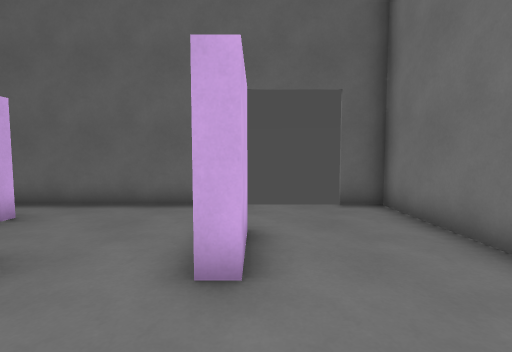
[1] (above)

24 first-person views from a walk through a Godot game level. The camera is 1.3 m above the floor, tilts 4° down and sees 85° across. The floor is counted in squares, 1 m on a side. Each view is taken from the middle of a square. On the plan, view 1 faces up. The plan holds only what a view shows up to about 13 squares ahead; the rest is blank. The place goes on beyond the plan.

[2]
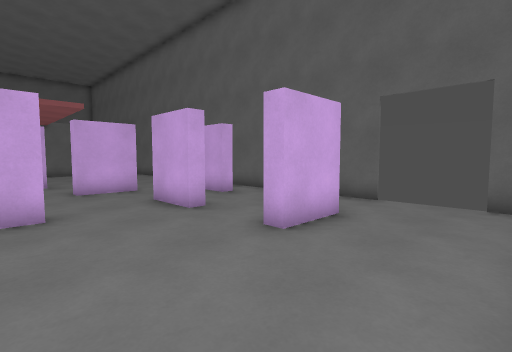

[3]
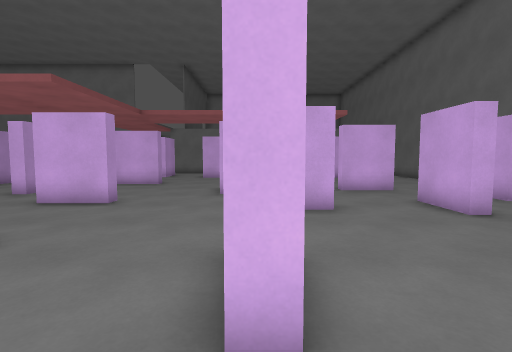

[4]
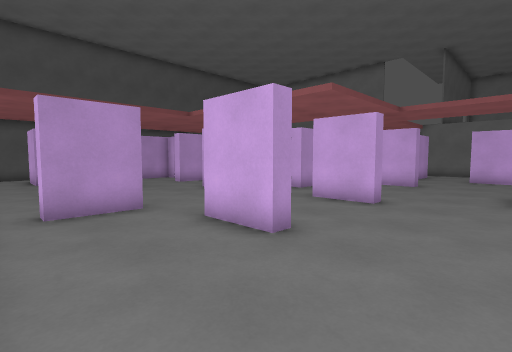

[5]
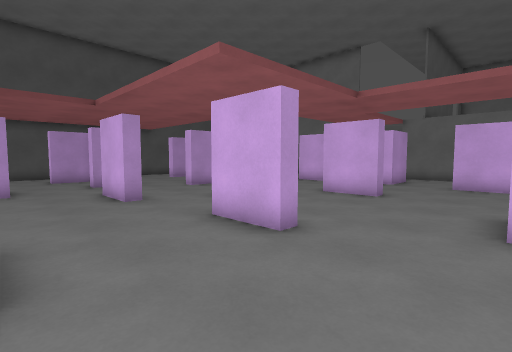

[6]
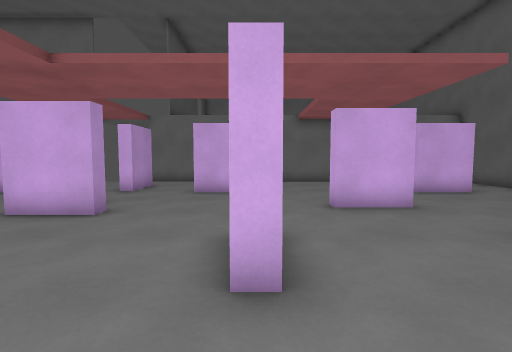

[7]
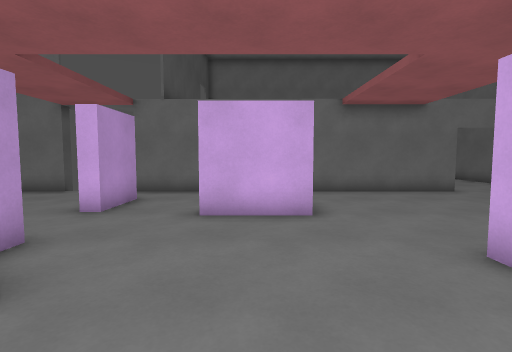

[8]
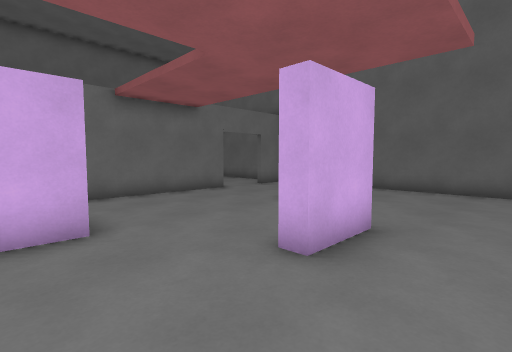

[9]
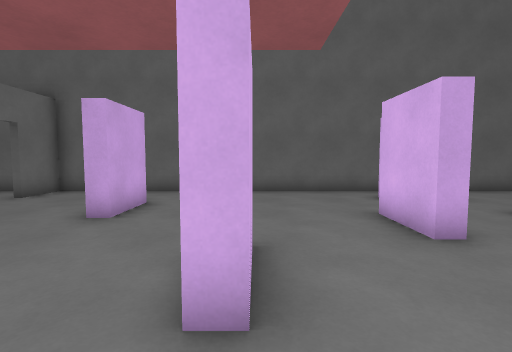

[10]
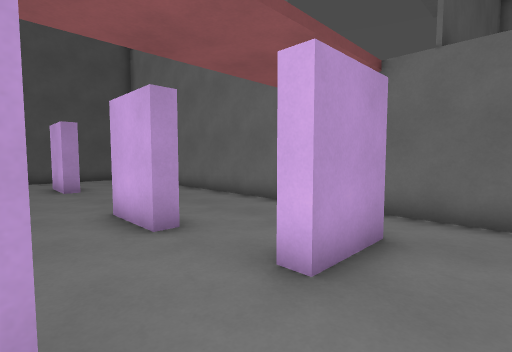

[11]
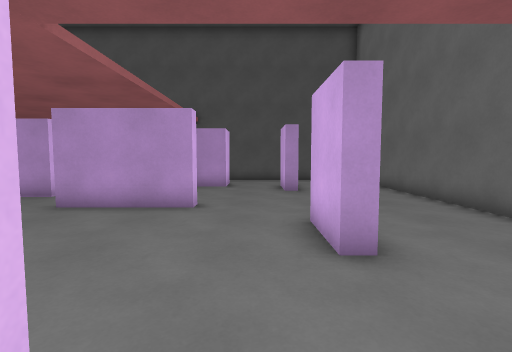

[12]
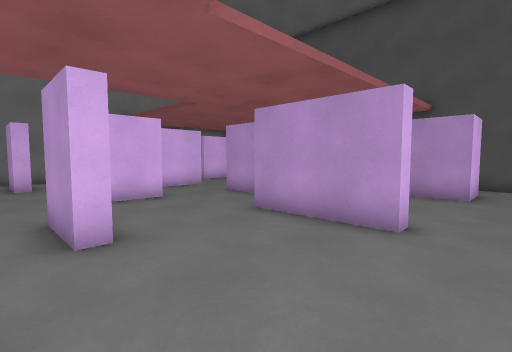

[13]
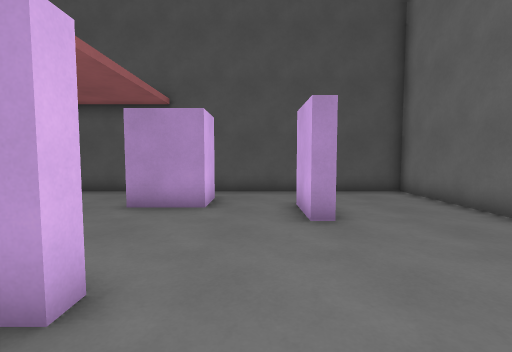

[14]
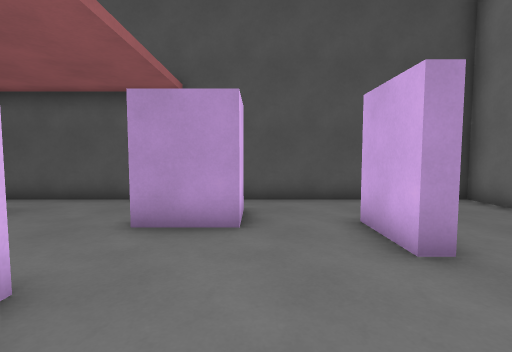

[15]
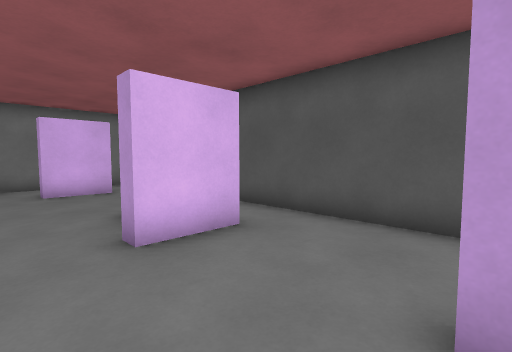

[16]
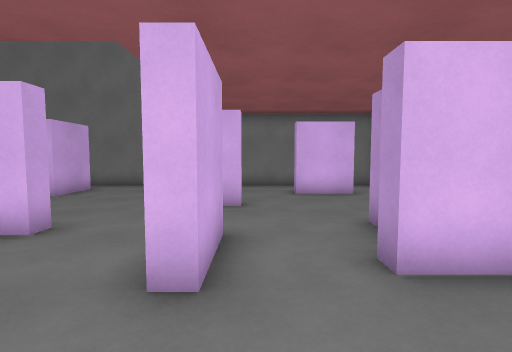

[17]
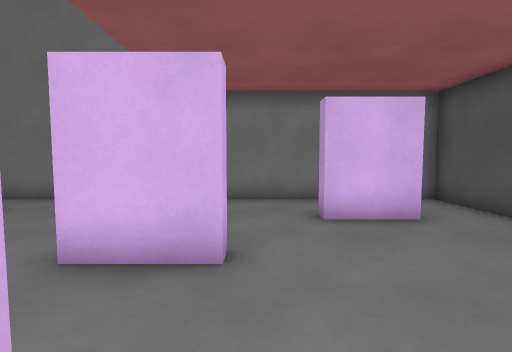

[18]
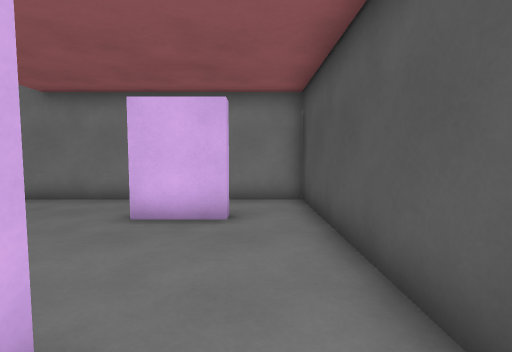

[19]
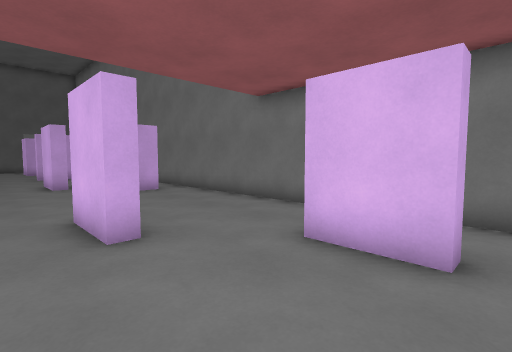

[20]
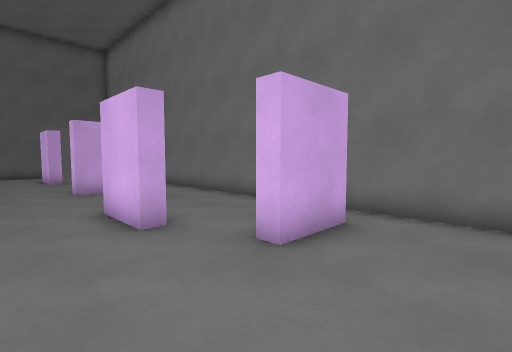

[21]
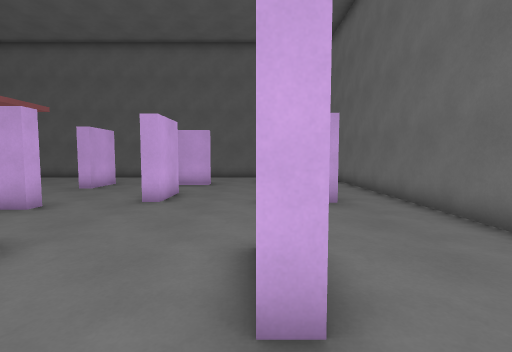

[22]
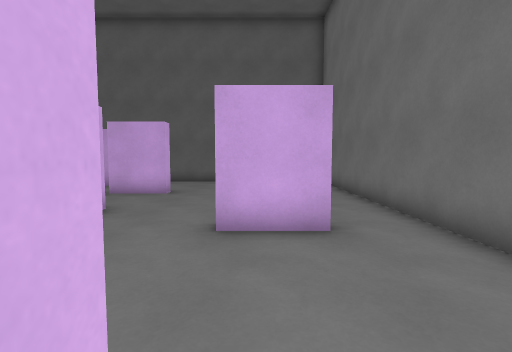

[23]
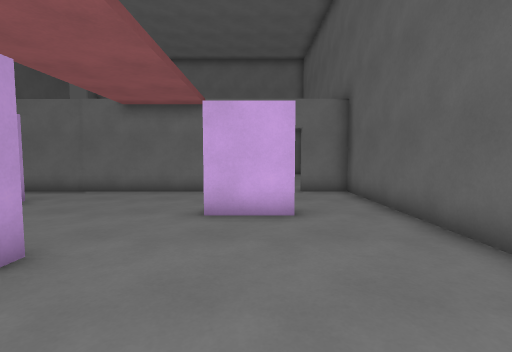

[24]
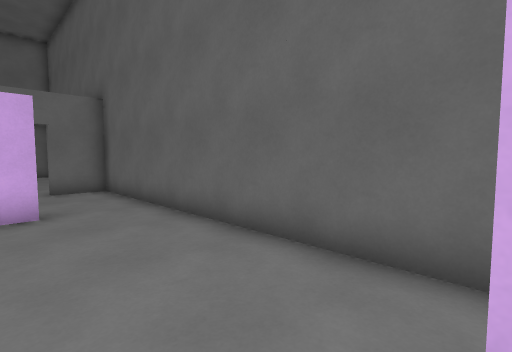

### Floor plan
Points are (right, up) in squares from view 1. A wall is a line through its corners. A room is listed if a view was taken in it or the views show most of it. See-through windows are left out.
Room 1 (views 1, 2, 3, 4, 5, 6, 7, 8, 9, 10, 11, 20, 21, 22, 23, 24)
walls: (-6.6, -2.6) (-6.6, -3.3) (-7.2, -3.3); (-3.7, 0) (-3.7, -2.2) (-4.2, -2.2); (-5.2, -6.1) (-4.7, -6.1) (-4.7, -8.1); (-7.7, 3.4) (-7.7, 1.3) (-8.2, 1.3) (-8.2, 3.4); (-3.1, 3.4) (-3.1, 2.9) (-5.2, 2.9); (-11.6, 1) (-11, 1) (-11, -1) (-11.6, -1); (-1, -6.1) (-0.5, -6.1) (-0.5, -8.1) (-1, -8.1) (-1, -6.1); (-10.8, -6.6) (-10.2, -6.6) (-10.2, -8.6); (1.3, -1.6) (1.3, -2.2) (-0.7, -2.2) (-0.7, -1.6); (-5.1, 5.9) (-5.1, 5.4) (-7.1, 5.4); (-14.1, -2.6) (-14.1, -5.2); (-8.6, -9.9) (-6.6, -9.9) (-6.6, -10.5); (-12.2, -7.6) (-11.8, -7.6); (-0.1, 4.9) (-0.1, 2.9) (-0.8, 2.9); (-4.5, -11.2) (-4, -11.2) (-4, -13.3) (-4.5, -13.3); (0.1, -9.9) (2.1, -9.9) (2.1, -10.4) (0.1, -10.4) (0.1, -9.9); (3.4, -6.6) (3.4, 7.4) (2.2, 7.4); (-14.1, 4.9) (-14.1, 2.9) (-14.6, 2.9); (-15.4, -7.6) (-14.5, -7.6) (-14.5, -8.2); (-0.2, 7.4) (-18.4, 7.4) (-18.4, 5.6); (-18.4, 3.5) (-18.4, -3.5); (-1.1, -16.5) (-1.7, -16.5); (0.7, -18.6) (1.3, -18.6); (3.4, -18.4) (3.4, -8.9)
ways out: opening at (-13.5, -8) to room 2; opening at (-6.8, -10.8) to room 2; opening at (-2, -16.3) to room 5; opening at (2.5, -19.5) to room 6; opening at (-18, 4.5); opening at (-17, -3); opening at (-15, -6.5)
Room 2 (views 12, 13)
walls: (-8.6, -10.5) (-8.6, -9.9); (-11.4, -14.1) (-7.9, -14.1) (-7.9, -14.5); (-14.6, -10.6) (-14.1, -10.6) (-14.1, -12.6); (-6.4, -16) (-5.4, -16); (-4.5, -13.3) (-4.5, -11.6)
ways out: opening at (-13.5, -8) to room 1; opening at (-6.8, -10.8) to room 1; opening at (-13.6, -11.6) to room 3; opening at (-7.5, -16) to room 4; opening at (-5, -15) to room 5
Room 3 (views 14, 15)
walls: (-14.6, -17.5) (-14.1, -17.5) (-14.1, -19.6); (-11.4, -14.6) (-11.4, -14.1); (-11.7, -20.8) (-11.7, -19.1) (-10.5, -19.1); (-18.4, -11.2) (-18.4, -22.4) (-12.4, -22.4); (-18.4, -7.5) (-18.4, -8.5)
ways out: opening at (-13.6, -11.6) to room 2; opening at (-10.5, -19.5) to room 4; opening at (-17.5, -8); gap at (-19, -11)
Room 4 (view 16)
walls: (-10.5, -19.1) (-9.6, -19.1); (-6, -20.6) (-6, -18.6); (-9.2, -22.4) (-7.5, -22.4); (-6.4, -16.5) (-6.4, -16); (-12.4, -22.4) (-11.4, -22.4)
ways out: opening at (-7.5, -16) to room 2; opening at (-10.5, -19.5) to room 3; opening at (-7, -21.5) to room 5; opening at (-5.5, -17.5) to room 5
Room 5 (views 17, 18, 19)
walls: (-4, -19.3) (-3.5, -19.3); (-1.7, -16.5) (-1.7, -14.5); (-6, -18.6) (-5.5, -18.6); (-5.4, -16) (-4.4, -16) (-4.4, -16.5) (-6.4, -16.5); (0.7, -20.4) (0.7, -18.6); (-7.5, -22.4) (0.4, -22.4)
ways out: opening at (-2, -16.3) to room 1; opening at (-5, -15) to room 2; opening at (-7, -21.5) to room 4; opening at (-5.5, -17.5) to room 4; opening at (1, -21.5) to room 6
Room 6 (no view inside)
walls: (1.2, -20.4) (0.7, -20.4); (0.4, -22.4) (3.4, -22.4) (3.4, -18.4); (1.3, -18.6) (1.3, -19.6)
ways out: opening at (2.5, -19.5) to room 1; opening at (1, -21.5) to room 5

Where each view was taken, in squares from view 1:
view 1: 0 up, 0 right, facing up
view 2: 1 down, 3 right, facing up-left
view 3: 2 down, 3 right, facing left
view 4: 3 down, 3 right, facing down-left
view 5: 3 down, 1 left, facing down-left
view 6: 3 down, 4 left, facing left
view 7: 4 down, 8 left, facing left
view 8: 4 down, 9 left, facing up-left
view 9: 3 down, 11 left, facing up
view 10: 6 down, 12 left, facing down-left
view 11: 7 down, 13 left, facing down
view 12: 9 down, 13 left, facing down-right
view 13: 12 down, 13 left, facing down
view 14: 14 down, 12 left, facing down
view 15: 17 down, 10 left, facing down-right
view 16: 17 down, 9 left, facing right
view 17: 17 down, 5 left, facing right
view 18: 21 down, 5 left, facing right
view 19: 21 down, 3 left, facing up-right
view 20: 13 down, 3 left, facing up-right
view 21: 10 down, 1 left, facing up
view 22: 7 down, 0 right, facing up
view 23: 4 up, 8 left, facing left
view 24: 4 up, 7 left, facing up-left
